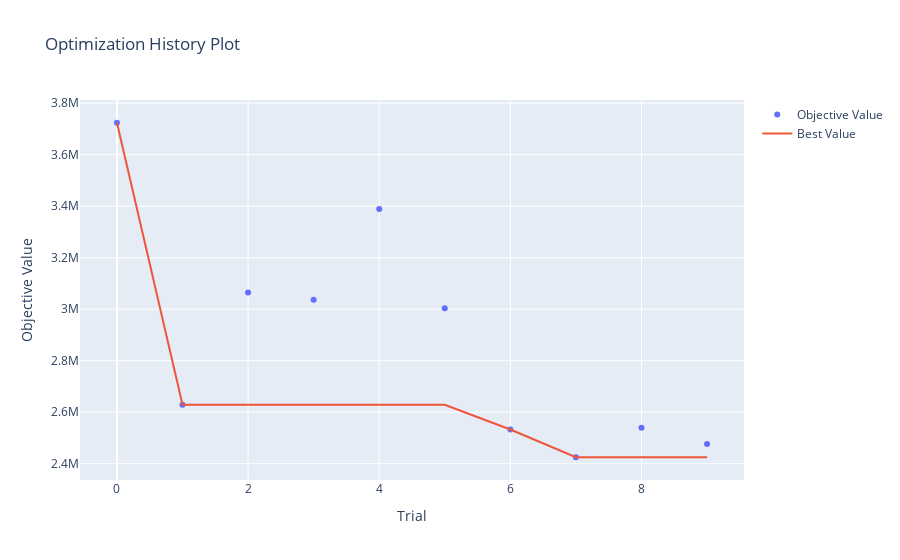

The notebook cell saved with this chart:
### Markdown cell above
Лучшая метрика была получена при помощи отбора признаков и оптимизации гиперпараметров optuna. Далее визуализируем некоторые результаты подбора параметров.

### Code cell
# История изменения целевой функции
his_plot = optuna.visualization.plot_optimization_history(study)
his_plot.show()

plt.savefig(f"{OP_ASSETS}/his_plot.png")

### Figure 1 — Plotly figure (JSON) as saved in the notebook; plotly's stock layout.template omitted (floating-point values rounded to 4 significant figures)
{"data": [{"mode": "markers", "name": "Objective Value", "type": "scatter", "x": [0, 1, 2, 3, 4, 5, 6, 7, 8, 9], "y": [3724000.0, 2629000.0, 3065000.0, 3036000.0, 3389000.0, 3003000.0, 2533000.0, 2425000.0, 2539000.0, 2476000.0]}, {"mode": "lines", "name": "Best Value", "type": "scatter", "x": [0, 1, 2, 3, 4, 5, 6, 7, 8, 9], "y": [3724000.0, 2629000.0, 2629000.0, 2629000.0, 2629000.0, 2629000.0, 2533000.0, 2425000.0, 2425000.0, 2425000.0]}, {"marker": {"color": "#cccccc"}, "mode": "markers", "name": "Infeasible Trial", "showlegend": false, "type": "scatter", "x": [], "y": []}], "layout": {"title": {"text": "Optimization History Plot"}, "xaxis": {"title": {"text": "Trial"}}, "yaxis": {"title": {"text": "Objective Value"}}}}
